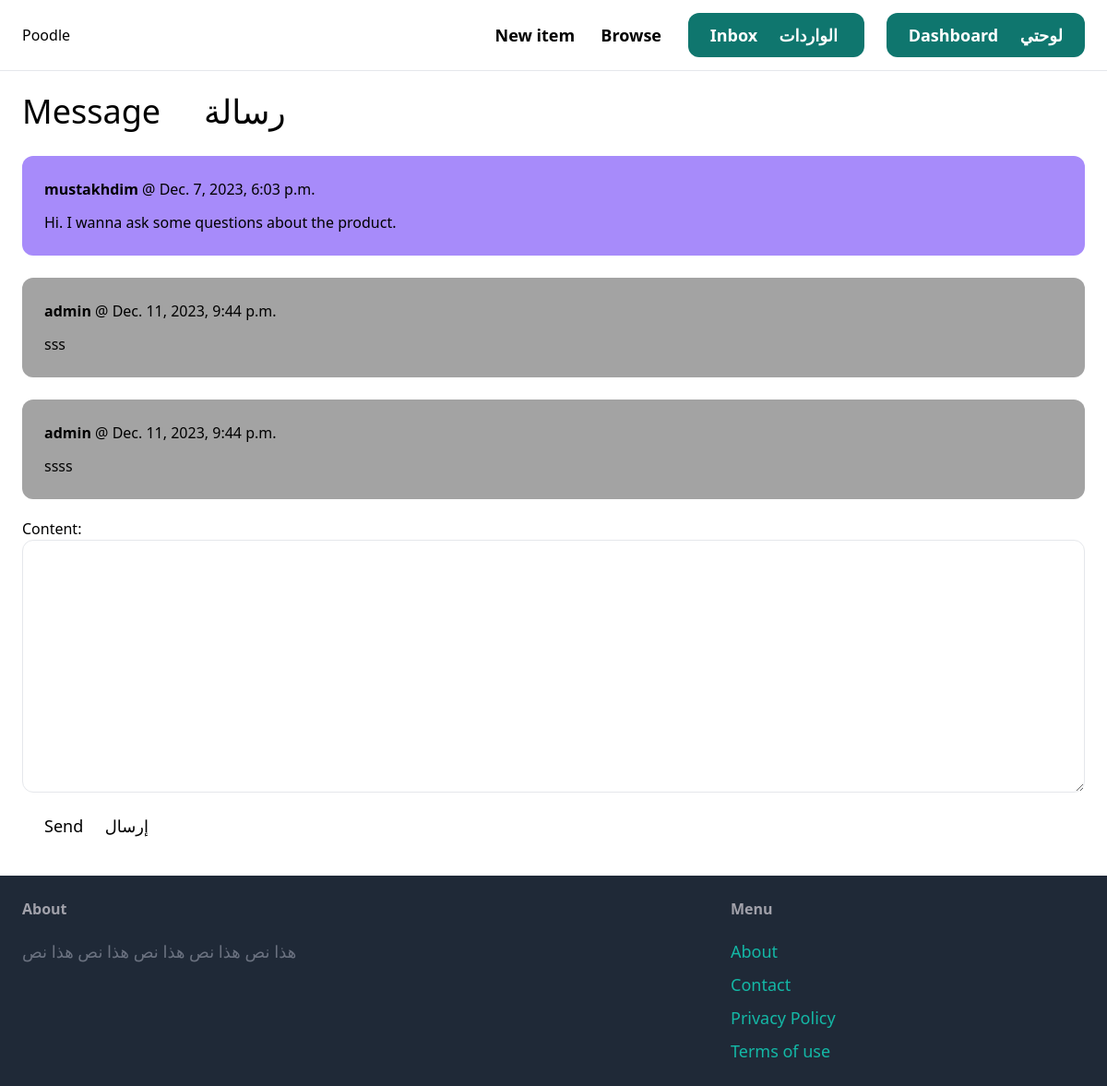
/message/1/ (signed in), run on the app's committed database.
### message/models.py (models this page shows)
class MessageMessage(models.Model):
    message = models.ForeignKey(Message, related_name='messages', on_delete=models.CASCADE)
    content = models.TextField()
    created_at = models.DateTimeField(auto_now_add=True)
    created_by = models.ForeignKey(User, related_name='written_messages', on_delete=models.CASCADE)

### message/views.py (the view, shortened to what this page needs)
# urls.py: path('<int:pk>/', views.detail, name='detail'),
@login_required
def detail(request, pk):
    current_message = get_object_or_404(Message, pk=pk, members__in=[request.user.id])
    form = MessageMessageForm()
    return render(request, 'message/detail.html', {'message': current_message, 'form': form})

### message/forms.py
class MessageMessageForm(forms.ModelForm):
    class Meta:
        model = MessageMessage
        fields = ('content',)
        widgets = {
            'content': forms.Textarea(attrs={
                'class': 'w-full py-4 px-6 rounded-xl border'
            })
        }

### message/templates/message/detail.html (shortened to what this page needs)
{% extends 'core/base.html' %}
{% block content %}
<h1 class="mb-7 text-4xl"> Message &nbsp; &nbsp; رسالة </h1>
<div class="space-y-6">
    {% for message in message.messages.all %}
        <div class="p-6 flex-col {% if message.created_by == request.user %}bg-violet-400{% else %}bg-neutral-400{% endif %} rounded-xl">
            <p class="mb-3"><strong>{{ message.created_by.username }}</strong> @ {{ message.created_at }}</p>
            <p> {{ message.content }} </p>
          </div>
  {% endfor %}
</div>
<form method="post" action="." class="mt-5">
    {{form.as_p}}
    <button class="py-4 px-6 text-lg bg-cyan500 hover:bg-cyan-700 rounded-xl text-:white">Send &nbsp; &nbsp; إرسال </button>
</form>
  {% endblock %}

### data on the page
MessageMessage: created_by.username "mustakhdim", created_at "Dec. 7, 2023, 6:03 p.m.", content "Hi. I wanna ask some questions about the product."
MessageMessage: created_by.username "admin", created_at "Dec. 11, 2023, 9:44 p.m.", content "sss"
MessageMessage: created_by.username "admin", created_at "Dec. 11, 2023, 9:44 p.m.", content "ssss"
